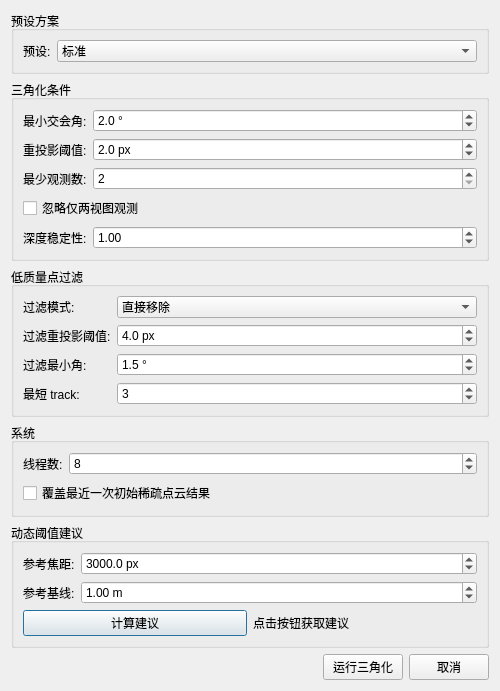
<?xml version="1.0" encoding="UTF-8"?>
<ui version="4.0">
 <class>TriangulationDialog</class>
 <widget class="QDialog" name="TriangulationDialog">
  <property name="geometry">
   <rect>
    <x>0</x>
    <y>0</y>
    <width>500</width>
    <height>690</height>
   </rect>
  </property>
  <property name="minimumSize">
   <size>
    <width>500</width>
    <height>0</height>
   </size>
  </property>
  <property name="windowTitle">
   <string>生成初始稀疏点云</string>
  </property>
  <layout class="QVBoxLayout" name="mainLayout">
   <item>
    <widget class="QGroupBox" name="presetGroup">
     <property name="title">
      <string>预设方案</string>
     </property>
     <layout class="QFormLayout" name="presetForm">
      <item row="0" column="0">
       <widget class="QLabel" name="presetLabel">
        <property name="text">
         <string>预设:</string>
        </property>
        <property name="buddy">
         <cstring>m_presetCombo</cstring>
        </property>
       </widget>
      </item>
      <item row="0" column="1">
       <widget class="QComboBox" name="m_presetCombo">
        <property name="toolTip">
         <string>选择预设后自动调整下方参数</string>
        </property>
        <property name="currentIndex">
         <number>1</number>
        </property>
        <item>
         <property name="text">
          <string>宽松 (更多点)</string>
         </property>
        </item>
        <item>
         <property name="text">
          <string>标准</string>
         </property>
        </item>
        <item>
         <property name="text">
          <string>严格 (高质量)</string>
         </property>
        </item>
        <item>
         <property name="text">
          <string>自定义</string>
         </property>
        </item>
       </widget>
      </item>
     </layout>
    </widget>
   </item>
   <item>
    <widget class="QGroupBox" name="triangulationGroup">
     <property name="title">
      <string>三角化条件</string>
     </property>
     <layout class="QFormLayout" name="triangulationForm">
      <item row="0" column="0">
       <widget class="QLabel" name="minAngleLabel">
        <property name="text">
         <string>最小交会角:</string>
        </property>
        <property name="buddy">
         <cstring>m_minAngleSpin</cstring>
        </property>
       </widget>
      </item>
      <item row="0" column="1">
       <widget class="QDoubleSpinBox" name="m_minAngleSpin">
        <property name="toolTip">
         <string>两条射线最小夹角。★ 推荐 2.0; 角度过小导致深度不确定性大</string>
        </property>
        <property name="suffix">
         <string> °</string>
        </property>
        <property name="decimals">
         <number>1</number>
        </property>
        <property name="minimum">
         <double>0.100000000000000</double>
        </property>
        <property name="maximum">
         <double>30.000000000000000</double>
        </property>
        <property name="singleStep">
         <double>0.500000000000000</double>
        </property>
        <property name="value">
         <double>2.000000000000000</double>
        </property>
       </widget>
      </item>
      <item row="1" column="0">
       <widget class="QLabel" name="reprojThreshLabel">
        <property name="text">
         <string>重投影阈值:</string>
        </property>
        <property name="buddy">
         <cstring>m_reprojThreshSpin</cstring>
        </property>
       </widget>
      </item>
      <item row="1" column="1">
       <widget class="QDoubleSpinBox" name="m_reprojThreshSpin">
        <property name="toolTip">
         <string>三角化点反投影最大允许误差。★ 推荐 2.0 px</string>
        </property>
        <property name="suffix">
         <string> px</string>
        </property>
        <property name="decimals">
         <number>1</number>
        </property>
        <property name="minimum">
         <double>0.100000000000000</double>
        </property>
        <property name="maximum">
         <double>20.000000000000000</double>
        </property>
        <property name="singleStep">
         <double>0.500000000000000</double>
        </property>
        <property name="value">
         <double>2.000000000000000</double>
        </property>
       </widget>
      </item>
      <item row="2" column="0">
       <widget class="QLabel" name="minObsLabel">
        <property name="text">
         <string>最少观测数:</string>
        </property>
        <property name="buddy">
         <cstring>m_minObsSpin</cstring>
        </property>
       </widget>
      </item>
      <item row="2" column="1">
       <widget class="QSpinBox" name="m_minObsSpin">
        <property name="toolTip">
         <string>每个三维点至少需在多少张图像中被观测到。当前初始三角化推荐 2</string>
        </property>
        <property name="minimum">
         <number>2</number>
        </property>
        <property name="maximum">
         <number>50</number>
        </property>
        <property name="value">
         <number>2</number>
        </property>
       </widget>
      </item>
      <item row="3" column="0" colspan="2">
       <widget class="QCheckBox" name="m_ignoreTwoViewCheck">
        <property name="toolTip">
         <string>开启后仅在两张图出现的特征点将不被三角化</string>
        </property>
        <property name="text">
         <string>忽略仅两视图观测</string>
        </property>
       </widget>
      </item>
      <item row="4" column="0">
       <widget class="QLabel" name="depthStabLabel">
        <property name="text">
         <string>深度稳定性:</string>
        </property>
        <property name="buddy">
         <cstring>m_depthStabSpin</cstring>
        </property>
       </widget>
      </item>
      <item row="4" column="1">
       <widget class="QDoubleSpinBox" name="m_depthStabSpin">
        <property name="toolTip">
         <string>深度估计标准差/深度值。★ 推荐 1.0; 越小越严格</string>
        </property>
        <property name="decimals">
         <number>2</number>
        </property>
        <property name="minimum">
         <double>0.010000000000000</double>
        </property>
        <property name="maximum">
         <double>100.000000000000000</double>
        </property>
        <property name="singleStep">
         <double>0.100000000000000</double>
        </property>
        <property name="value">
         <double>1.000000000000000</double>
        </property>
       </widget>
      </item>
     </layout>
    </widget>
   </item>
   <item>
    <widget class="QGroupBox" name="filterGroup">
     <property name="title">
      <string>低质量点过滤</string>
     </property>
     <layout class="QFormLayout" name="filterForm">
      <item row="0" column="0">
       <widget class="QLabel" name="filterModeLabel">
        <property name="text">
         <string>过滤模式:</string>
        </property>
        <property name="buddy">
         <cstring>m_filterModeCombo</cstring>
        </property>
       </widget>
      </item>
      <item row="0" column="1">
       <widget class="QComboBox" name="m_filterModeCombo">
        <property name="currentIndex">
         <number>3</number>
        </property>
        <item>
         <property name="text">
          <string>不过滤</string>
         </property>
        </item>
        <item>
         <property name="text">
          <string>仅统计报告</string>
         </property>
        </item>
        <item>
         <property name="text">
          <string>标记但保留</string>
         </property>
        </item>
        <item>
         <property name="text">
          <string>直接移除</string>
         </property>
        </item>
       </widget>
      </item>
      <item row="1" column="0">
       <widget class="QLabel" name="maxReprojErrLabel">
        <property name="text">
         <string>过滤重投影阈值:</string>
        </property>
        <property name="buddy">
         <cstring>m_maxReprojErrSpin</cstring>
        </property>
       </widget>
      </item>
      <item row="1" column="1">
       <widget class="QDoubleSpinBox" name="m_maxReprojErrSpin">
        <property name="toolTip">
         <string>★ 推荐 4.0 px</string>
        </property>
        <property name="suffix">
         <string> px</string>
        </property>
        <property name="decimals">
         <number>1</number>
        </property>
        <property name="minimum">
         <double>0.100000000000000</double>
        </property>
        <property name="maximum">
         <double>50.000000000000000</double>
        </property>
        <property name="singleStep">
         <double>0.500000000000000</double>
        </property>
        <property name="value">
         <double>4.000000000000000</double>
        </property>
       </widget>
      </item>
      <item row="2" column="0">
       <widget class="QLabel" name="minAngleFiltLabel">
        <property name="text">
         <string>过滤最小角:</string>
        </property>
        <property name="buddy">
         <cstring>m_minAngleFiltSpin</cstring>
        </property>
       </widget>
      </item>
      <item row="2" column="1">
       <widget class="QDoubleSpinBox" name="m_minAngleFiltSpin">
        <property name="suffix">
         <string> °</string>
        </property>
        <property name="decimals">
         <number>1</number>
        </property>
        <property name="minimum">
         <double>0.100000000000000</double>
        </property>
        <property name="maximum">
         <double>30.000000000000000</double>
        </property>
        <property name="value">
         <double>1.500000000000000</double>
        </property>
       </widget>
      </item>
      <item row="3" column="0">
       <widget class="QLabel" name="minTrackLenLabel">
        <property name="text">
         <string>最短 track:</string>
        </property>
        <property name="buddy">
         <cstring>m_minTrackLenSpin</cstring>
        </property>
       </widget>
      </item>
      <item row="3" column="1">
       <widget class="QSpinBox" name="m_minTrackLenSpin">
        <property name="minimum">
         <number>2</number>
        </property>
        <property name="maximum">
         <number>50</number>
        </property>
        <property name="value">
         <number>3</number>
        </property>
       </widget>
      </item>
     </layout>
    </widget>
   </item>
   <item>
    <widget class="QGroupBox" name="systemGroup">
     <property name="title">
      <string>系统</string>
     </property>
     <layout class="QFormLayout" name="systemForm">
      <item row="0" column="0">
       <widget class="QLabel" name="threadsLabel">
        <property name="text">
         <string>线程数:</string>
        </property>
        <property name="buddy">
         <cstring>m_threadsSpin</cstring>
        </property>
       </widget>
      </item>
      <item row="0" column="1">
       <widget class="QSpinBox" name="m_threadsSpin">
        <property name="minimum">
         <number>1</number>
        </property>
        <property name="maximum">
         <number>128</number>
        </property>
        <property name="value">
         <number>8</number>
        </property>
       </widget>
      </item>
      <item row="1" column="0" colspan="2">
       <widget class="QCheckBox" name="m_overwriteResultCheck">
        <property name="toolTip">
         <string>开启后会复用最近一次初始稀疏点云的输出目录，并在 DataTree 中覆盖该记录。</string>
        </property>
        <property name="text">
         <string>覆盖最近一次初始稀疏点云结果</string>
        </property>
       </widget>
      </item>
     </layout>
    </widget>
   </item>
   <item>
    <widget class="QGroupBox" name="suggestGroup">
     <property name="title">
      <string>动态阈值建议</string>
     </property>
     <layout class="QFormLayout" name="suggestForm">
      <item row="0" column="0">
       <widget class="QLabel" name="focalLenLabel">
        <property name="text">
         <string>参考焦距:</string>
        </property>
        <property name="buddy">
         <cstring>m_focalLenSpin</cstring>
        </property>
       </widget>
      </item>
      <item row="0" column="1">
       <widget class="QDoubleSpinBox" name="m_focalLenSpin">
        <property name="suffix">
         <string> px</string>
        </property>
        <property name="decimals">
         <number>1</number>
        </property>
        <property name="minimum">
         <double>100.000000000000000</double>
        </property>
        <property name="maximum">
         <double>100000.000000000000000</double>
        </property>
        <property name="value">
         <double>3000.000000000000000</double>
        </property>
       </widget>
      </item>
      <item row="1" column="0">
       <widget class="QLabel" name="baselineLabel">
        <property name="text">
         <string>参考基线:</string>
        </property>
        <property name="buddy">
         <cstring>m_baselineSpin</cstring>
        </property>
       </widget>
      </item>
      <item row="1" column="1">
       <widget class="QDoubleSpinBox" name="m_baselineSpin">
        <property name="suffix">
         <string> m</string>
        </property>
        <property name="decimals">
         <number>2</number>
        </property>
        <property name="minimum">
         <double>0.010000000000000</double>
        </property>
        <property name="maximum">
         <double>10000.000000000000000</double>
        </property>
        <property name="value">
         <double>1.000000000000000</double>
        </property>
       </widget>
      </item>
      <item row="2" column="0" colspan="2">
       <layout class="QHBoxLayout" name="suggestButtonLayout">
        <item>
         <widget class="QPushButton" name="m_suggestBtn">
          <property name="text">
           <string>计算建议</string>
          </property>
         </widget>
        </item>
        <item>
         <widget class="QLabel" name="m_suggestLabel">
          <property name="text">
           <string>点击按钮获取建议</string>
          </property>
         </widget>
        </item>
       </layout>
      </item>
     </layout>
    </widget>
   </item>
   <item>
    <layout class="QHBoxLayout" name="buttonLayout">
     <item>
      <spacer name="buttonSpacer">
       <property name="orientation">
        <enum>Qt::Horizontal</enum>
       </property>
       <property name="sizeHint" stdset="0">
        <size>
         <width>40</width>
         <height>20</height>
        </size>
       </property>
      </spacer>
     </item>
     <item>
      <widget class="QPushButton" name="m_runBtn">
       <property name="text">
        <string>运行三角化</string>
       </property>
      </widget>
     </item>
     <item>
      <widget class="QPushButton" name="m_cancelBtn">
       <property name="text">
        <string>取消</string>
       </property>
      </widget>
     </item>
    </layout>
   </item>
  </layout>
 </widget>
 <resources/>
 <connections/>
</ui>
